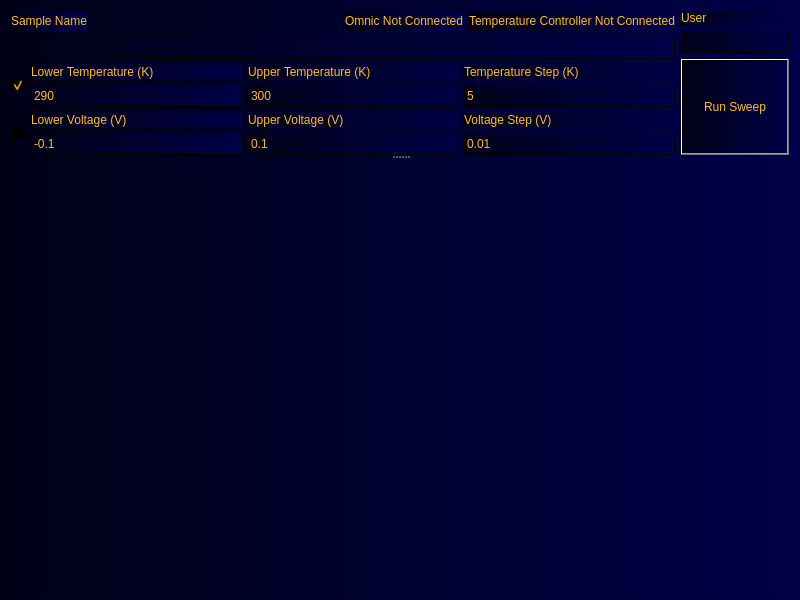
<?xml version="1.0" encoding="UTF-8"?>
<ui version="4.0">
 <class>Form</class>
 <widget class="QWidget" name="Form">
  <property name="geometry">
   <rect>
    <x>0</x>
    <y>0</y>
    <width>800</width>
    <height>600</height>
   </rect>
  </property>
  <property name="windowTitle">
   <string>FTIR Commander</string>
  </property>
  <property name="autoFillBackground">
   <bool>false</bool>
  </property>
  <property name="styleSheet">
   <string notr="true">background-color: rgb(1, 3, 48);
background-color: qlineargradient(spread:pad, x1:0, y1:0, x2:1, y2:0, stop:0 rgba(0, 1,23 , 255), stop:1 rgba(0, 1, 71, 255));
font: 10pt &quot;MS Shell Dlg 2&quot;;
color: rgb(255, 190, 37);</string>
  </property>
  <layout class="QGridLayout" name="gridLayout">
   <item row="0" column="0">
    <widget class="QSplitter" name="splitter">
     <property name="orientation">
      <enum>Qt::Vertical</enum>
     </property>
     <widget class="QWidget" name="layoutWidget">
      <layout class="QHBoxLayout" name="horizontalLayout_3" stretch="1,0">
       <item>
        <layout class="QVBoxLayout" name="verticalLayout_9">
         <item>
          <layout class="QVBoxLayout" name="verticalLayout_8">
           <item>
            <layout class="QHBoxLayout" name="horizontalLayout_4">
             <item>
              <widget class="QLabel" name="label_2">
               <property name="text">
                <string>Sample Name</string>
               </property>
              </widget>
             </item>
             <item>
              <spacer name="horizontalSpacer">
               <property name="orientation">
                <enum>Qt::Horizontal</enum>
               </property>
               <property name="sizeHint" stdset="0">
                <size>
                 <width>40</width>
                 <height>20</height>
                </size>
               </property>
              </spacer>
             </item>
             <item>
              <widget class="QLabel" name="omnicConnected_label">
               <property name="text">
                <string>Omnic Not Connected</string>
               </property>
              </widget>
             </item>
             <item>
              <widget class="QLabel" name="tempControllerConnected_label">
               <property name="text">
                <string>Temperature Controller Not Connected</string>
               </property>
              </widget>
             </item>
            </layout>
           </item>
           <item>
            <widget class="QLineEdit" name="sampleName_lineEdit"/>
           </item>
          </layout>
         </item>
         <item>
          <layout class="QHBoxLayout" name="horizontalLayout">
           <item>
            <widget class="QCheckBox" name="temp_checkBox">
             <property name="text">
              <string/>
             </property>
             <property name="checked">
              <bool>true</bool>
             </property>
            </widget>
           </item>
           <item>
            <layout class="QVBoxLayout" name="verticalLayout">
             <item>
              <widget class="QLabel" name="label">
               <property name="text">
                <string>Lower Temperature (K)</string>
               </property>
              </widget>
             </item>
             <item>
              <widget class="QLineEdit" name="lowerTemp_lineEdit">
               <property name="text">
                <string>290</string>
               </property>
              </widget>
             </item>
            </layout>
           </item>
           <item>
            <layout class="QVBoxLayout" name="verticalLayout_2">
             <item>
              <widget class="QLabel" name="label_3">
               <property name="text">
                <string>Upper Temperature (K)</string>
               </property>
              </widget>
             </item>
             <item>
              <widget class="QLineEdit" name="upperTemp_lineEdit">
               <property name="text">
                <string>300</string>
               </property>
              </widget>
             </item>
            </layout>
           </item>
           <item>
            <layout class="QVBoxLayout" name="verticalLayout_3">
             <item>
              <widget class="QLabel" name="label_4">
               <property name="text">
                <string>Temperature Step (K)</string>
               </property>
              </widget>
             </item>
             <item>
              <widget class="QLineEdit" name="stepTemp_lineEdit">
               <property name="text">
                <string>5</string>
               </property>
              </widget>
             </item>
            </layout>
           </item>
          </layout>
         </item>
         <item>
          <layout class="QHBoxLayout" name="horizontalLayout_2">
           <item>
            <widget class="QCheckBox" name="voltage_checkBox">
             <property name="text">
              <string/>
             </property>
             <property name="checked">
              <bool>false</bool>
             </property>
             <property name="tristate">
              <bool>false</bool>
             </property>
            </widget>
           </item>
           <item>
            <layout class="QVBoxLayout" name="verticalLayout_5">
             <item>
              <widget class="QLabel" name="label_6">
               <property name="text">
                <string>Lower Voltage (V)</string>
               </property>
              </widget>
             </item>
             <item>
              <widget class="QLineEdit" name="lowerVoltage_lineEdit">
               <property name="text">
                <string>-0.1</string>
               </property>
              </widget>
             </item>
            </layout>
           </item>
           <item>
            <layout class="QVBoxLayout" name="verticalLayout_6">
             <item>
              <widget class="QLabel" name="label_7">
               <property name="text">
                <string>Upper Voltage (V)</string>
               </property>
              </widget>
             </item>
             <item>
              <widget class="QLineEdit" name="upperVoltage_lineEdit">
               <property name="text">
                <string>0.1</string>
               </property>
              </widget>
             </item>
            </layout>
           </item>
           <item>
            <layout class="QVBoxLayout" name="verticalLayout_7">
             <item>
              <widget class="QLabel" name="label_8">
               <property name="text">
                <string>Voltage Step (V)</string>
               </property>
              </widget>
             </item>
             <item>
              <widget class="QLineEdit" name="stepVoltage_lineEdit">
               <property name="text">
                <string>0.01</string>
               </property>
              </widget>
             </item>
            </layout>
           </item>
          </layout>
         </item>
        </layout>
       </item>
       <item>
        <layout class="QVBoxLayout" name="verticalLayout_4">
         <item>
          <widget class="QLabel" name="label_5">
           <property name="text">
            <string>User</string>
           </property>
          </widget>
         </item>
         <item>
          <widget class="QLineEdit" name="user_lineEdit"/>
         </item>
         <item>
          <widget class="QPushButton" name="run_pushButton">
           <property name="sizePolicy">
            <sizepolicy hsizetype="Minimum" vsizetype="Expanding">
             <horstretch>0</horstretch>
             <verstretch>0</verstretch>
            </sizepolicy>
           </property>
           <property name="autoFillBackground">
            <bool>false</bool>
           </property>
           <property name="styleSheet">
            <string notr="true"/>
           </property>
           <property name="text">
            <string>Run Sweep</string>
           </property>
          </widget>
         </item>
        </layout>
       </item>
      </layout>
     </widget>
     <widget class="Graph" name="temperature_graph" native="true">
      <property name="sizePolicy">
       <sizepolicy hsizetype="Preferred" vsizetype="Maximum">
        <horstretch>0</horstretch>
        <verstretch>100</verstretch>
       </sizepolicy>
      </property>
      <property name="styleSheet">
       <string notr="true">background-color: rgba(0, 1, 71, 0);
border-right-color: rgb(255, 0, 4);
border-top-color: rgb(255, 0, 0);
gridline-color: rgb(239, 255, 89);
border-color: rgb(0, 1, 71);</string>
      </property>
     </widget>
    </widget>
   </item>
  </layout>
 </widget>
 <customwidgets>
  <customwidget>
   <class>Graph</class>
   <extends>QWidget</extends>
   <header>FTIR_Commander.Graph.h</header>
   <container>1</container>
  </customwidget>
 </customwidgets>
 <resources/>
 <connections/>
</ui>
